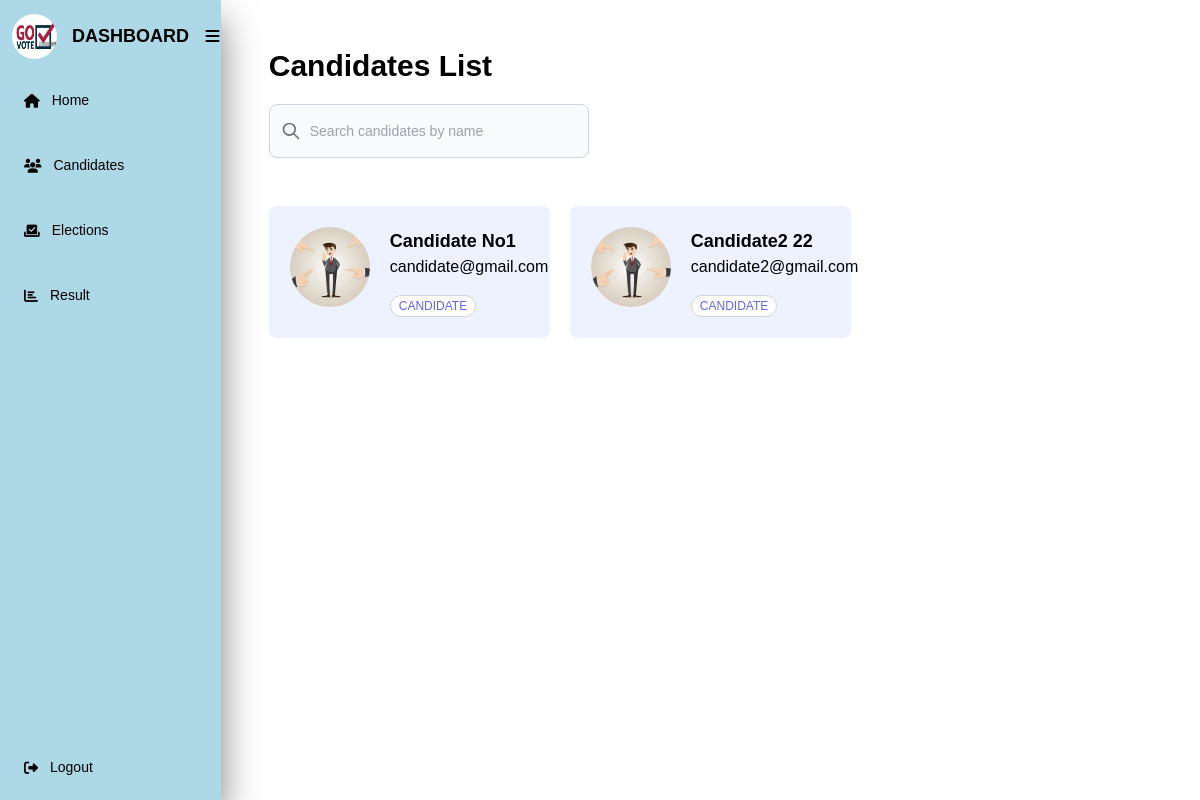
The page /candidates/ (signed in) on the database as committed earlier.
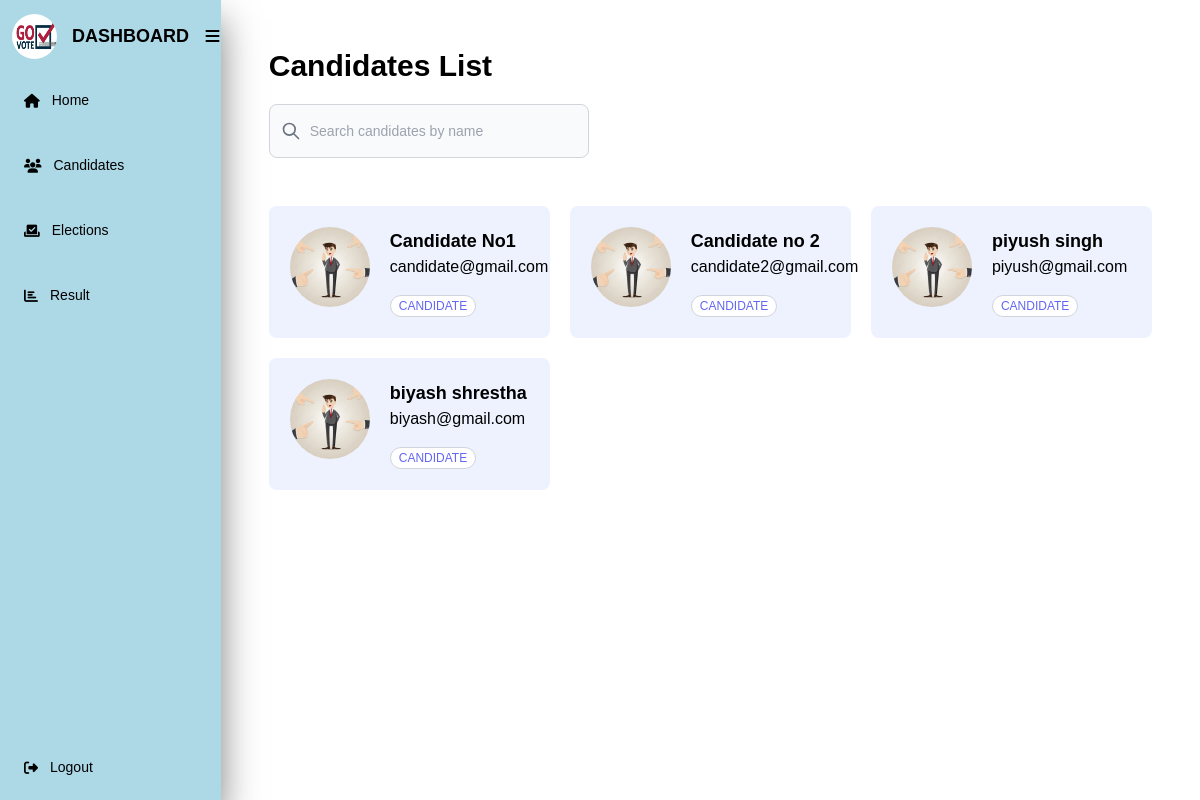
The same page on the database as committed later.
### polls/models.py (models this page shows, shortened)
class User(AbstractUser):
    USER_TYPE_VOTER = 'voter'
    USER_TYPE_CANDIDATE = 'candidate'
    USER_TYPE_ADMIN = 'admin'
    USER_TYPE_CHOICES = (
        (USER_TYPE_VOTER, 'Voter'),
        (USER_TYPE_CANDIDATE, 'Candidate'),
        (USER_TYPE_ADMIN, 'Admin'),
    )
    user_type = models.CharField(
        max_length=20, choices=USER_TYPE_CHOICES, default=USER_TYPE_VOTER)
    voter_id = models.CharField(max_length=200, null=True, blank=True)

### polls/views.py (the view)
# urls.py: path('candidates/', views.candidates, name='candidates'),
@login_required(login_url='/login/')
def candidates(request):
    candidates_users = User.objects.filter(user_type=User.USER_TYPE_CANDIDATE)
    current_user = request.user
    return render(request, 'candidates.html', {
        'candidates': candidates_users,
        'user': current_user
    })

### polls/templates/candidates.html (shortened to what this page needs)
{% load static %}
<!DOCTYPE html>
<html lang="en">
<head>
    <link rel="stylesheet" href="{% static 'css/dashboard.css' %}" />
    <link rel="stylesheet" href="https://cdnjs.cloudflare.com/ajax/libs/font-awesome/5.15.4/css/all.min.css" />
    <link rel="stylesheet" href="https://cdnjs.cloudflare.com/ajax/libs/tailwindcss/2.2.19/tailwind.min.css" />
</head>
<body>
    <div class="flex">
        <nav class="sidebar">
            <div class="navbar">
                <div class="logo">
                    <img src="{% static 'images/dashboardLogo.jpg' %}" alt="logo">
                    <span class="nav-item">Dashboard</span> &nbsp; &nbsp; &nbsp; &nbsp; &nbsp; &nbsp;
                    <i class="fa-solid fa-bars"></i>
                </div>
                <ul class="nav-items">
                    <li><a href="/dashboard">
                            <i class="fa-solid fa-house"></i>
                            <span class="nav-item">Home</span>
                        </a>
                    </li>
                    <br>
                    <li><a href="/candidates">
                            <i class="fa-solid fa-users"></i>
                            <span class="nav-item">Candidates</span>
                        </a>
                    </li>
                    <br>
                    <li><a href="/elections">
                        <i class="fa-solid fa-check-to-slot"></i>
                        <span class="nav-item">Elections</span>
                    </a>
                </li>
                    <br>
                    <li><a href="/result">
                            <i class="fas fa-chart-bar"></i>
                            <span class="nav-item">Result</span>
                        </a>
                    </li>
                    <br><br><br><br><br> <br>
                    <li>
                        <a href="/logout" class="logout">
                            <i class="fas fa-sign-out-alt"></i>
                            <span class="nav-item">Logout</span>
                        </a>
                    </li>
                </ul>
            </div>
        </nav>
        <div class="flex flex-col h-screen w-full bg-white px-12 py-12">
            <h1 class="capitalize col-span-12 text-left mb-5 text-3xl font-bold">
                Candidates List
              </h1>
              <form class="col-span-12 md:col-span-6">
                <div class="relative">
                  <div
                    class="flex absolute inset-y-0 left-0 items-center pl-3 pointer-events-none"
                  >
                  </div>
                  <input
                    type="search"
                    id="default-search"
                    class="block p-4 pl-10 w-full text-sm text-gray-900 bg-gray-50 rounded-lg border border-gray-300 focus:ring-blue-500 focus:border-blue-500 dark:bg-gray-700 dark:border-gray-600 dark:placeholder-gray-400 dark:text-white dark:focus:ring-blue-500 dark:focus:border-blue-500 max-w-xs"
                    placeholder="Search candidates by name"
                    required
                    v-model.trim="inputSearch"
                  />
                </div>
              </form>
              {% if candidates|length == 0 %}
              <h2
                class="col-span-12 text-indigo-600 text-xl font-bold my-12"
              >
                No results found!
              </h2>
              {% else %}
              <div class="col-span-12 grid grid-cols-12 gap-5 mt-12">
                {% for candidate in candidates %}
                <div
                  v-for="(user, index) in searchResult"
                  :key="index"
                  class="col-span-12 md:col-span-6 lg:col-span-4 sm:flex bg-indigo-50 rounded-lg p-5 gap-5 h-full border border-transparent cursor-pointer hover:shadow-lg hover:border-indigo-300"
                >
                  <img
                    src="{% static 'images/logo.jpg' %}"
                    alt="user.firstname"
                    class="rounded-full w-20 h-20 object-cover"
                  />
                  <div class="text-left mt-3 sm:mt-0">
                    <h2 class="text-lg font-semibold">
                      {{ candidate.first_name }} {{ candidate.last_name }}
                    </h2>
                    <span class="block mb-4">{{ candidate.email }}</span>
                    <ul class="flex flex-wrap gap-1 items-center">
                      <li
                        class="rounded-full bg-white px-2 uppercase py-0.5 text-xs text-indigo-500 border border-gray-300"
                      >
                        {{ candidate.user_type }}
                      </li>
                    </ul>
                  </div>
                </div>
                {% endfor %}
              </div>
            {% endif %}
        </div>
    </div>
</body>
</html></span>

### polls/static/css/dashboard.css (style rules this page uses)
* { margin: 0; padding: 0; outline: none; border: none; text-decoration: none; box-sizing: border-box; font-family: "poppins", sans-serif; }
body { background: #dfe9f5; }
nav { position: relative; top: 0; bottom: 0; height: 100vh; left: 0; background: #fff; overflow: hidden; box-shadow: 0 20px 35px rgba(0, 0, 0, 0.5); background-color: lightblue; }
.logo { text-align: center; display: flex; align-items: center; height: 60px; padding-top: 12px; padding-left: 12px; padding-right: 12px; }
.logo img { width: 45px; height: 45px; border-radius: 50%; }
.logo span { font-weight: bold; padding-left: 15px; font-size: 18px; text-transform: uppercase; padding-right: 12px; }
a { display: flex; align-items: center; color: rgb(85, 83, 83); font-size: 14px; width: 100%; padding: 10px; padding-left: 24px; }
.nav-items { list-style: none; margin-top: 20px; }
.nav-item { padding-left: 12px; }
.logout { position: absolute; bottom: 0px; margin-bottom: 12px; }

Rows that differ between the two databases and show on the page:
changed User "candidate2@gmail.com": first_name "Candidate2" → "Candidate"; last_name "22" → "no 2"
added User: first_name "piyush", last_name "singh", email "piyush@gmail.com", user_type "CANDIDATE"
added User: first_name "biyash", last_name "shrestha", email "biyash@gmail.com", user_type "CANDIDATE"
